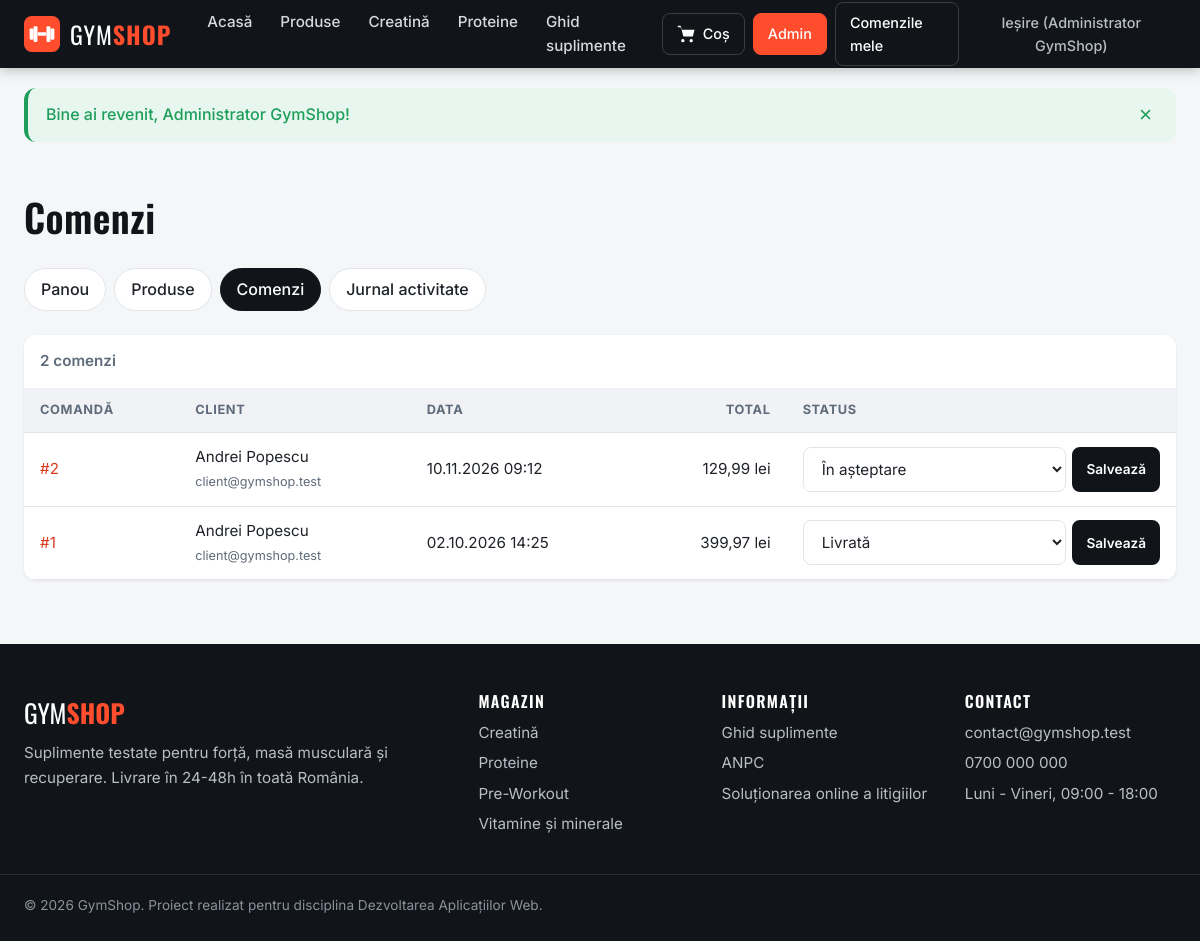
Page /admin/orders (signed in) on the committed database.
### tables this page shows
CREATE TABLE orders (
    id               INT UNSIGNED AUTO_INCREMENT PRIMARY KEY,
    user_id          INT UNSIGNED NOT NULL,
    status           ENUM ('pending', 'processing', 'shipped', 'delivered', 'cancelled') NOT NULL DEFAULT 'pending',
    shipping_address VARCHAR(255) NOT NULL,
    phone            VARCHAR(20)  NOT NULL,
    created_at       DATETIME     NOT NULL DEFAULT CURRENT_TIMESTAMP,
    CONSTRAINT fk_orders_user FOREIGN KEY (user_id) REFERENCES users (id)
);

CREATE TABLE users (
    id            INT UNSIGNED AUTO_INCREMENT PRIMARY KEY,
    role_id       TINYINT UNSIGNED NOT NULL,
    full_name     VARCHAR(100)     NOT NULL,
    email         VARCHAR(150)     NOT NULL,
    password_hash VARCHAR(255)     NOT NULL,
    created_at    DATETIME         NOT NULL DEFAULT CURRENT_TIMESTAMP,
    CONSTRAINT uq_users_email UNIQUE (email),
    CONSTRAINT fk_users_role FOREIGN KEY (role_id) REFERENCES roles (id)
);

### app/Core/View.php (called while the page is built, shortened)
<?php
final class View
{
    public static function render(string $view, array $data = [], ?string $layout = 'layouts/main'): string
    {
        $content = self::renderFile($view, $data);
        return self::renderFile($layout, array_merge(self::getSharedData(), $data, ['content' => $content]));
    }
    private static function getSharedData(): array
    {
        $session = new Session();
        return [
            'appName' => Config::get('app.name', 'GymShop'),
            'currentUser' => (new Auth($session))->user(),
            'cartCount' => Cart::fromSession()->getTotalQuantity(),
            'flashMessages' => $session->pullFlashMessages(),
        ];
    }
    public static function renderFile(string $view, array $data = []): string
    {
        $file = BASE_PATH . '/app/Views/' . $view . '.php';
        extract($data, EXTR_SKIP);
        require $file;
        return (string) ob_get_clean();
    }
}

### app/Controllers/Admin/AdminController.php (called while the page is built, shortened)
<?php
abstract class AdminController extends Controller
{
    protected function renderAdmin(string $view, string $activeSection, array $data = [], int $statusCode = 200): void
    {
        $this->render($view, array_merge($data, ['activeSection' => $activeSection]), $statusCode);
    }
}

### app/Controllers/Admin/AdminOrderController.php (called while the page is built, shortened)
<?php
final class AdminOrderController extends AdminController
{
    private OrderRepository $orderRepository;
    public function __construct(Request $request)
    {
        $this->orderRepository = new OrderRepository(Database::getConnection());
    }
    public function index(): void
    {
        $this->renderAdmin('admin/orders/index', 'orders', [
            'pageTitle' => 'Administrare comenzi',
            'orders' => $this->orderRepository->findAll(),
        ]);
    }
}

### app/Core/Router.php (called while the page is built, shortened)
<?php
final class Router
{
    private array $routes = [];
    public function addRoute(string $method, string $path, array $handler): void
    {
        $pattern = preg_replace('#\{([a-zA-Z]+)\}#', '(?P<$1>[^/]+)', $path);
        $this->routes[] = [
            'method' => strtoupper($method),
            'path' => $path,
            'pattern' => '#^' . $pattern . '$#',
            'handler' => $handler,
        ];
    }
    public function match(string $method, string $path): array
    {
        foreach ($this->routes as $route) {
            if ($route['method'] !== strtoupper($method)) {
                continue;
            }
            if (preg_match($route['pattern'], $path, $matches) === 1) {
                $params = array_filter($matches, 'is_string', ARRAY_FILTER_USE_KEY);
                return ['handler' => $route['handler'], 'params' => array_map('urldecode', $params)];
            }
        }
        throw new NotFoundException();
    }
    public function dispatch(Request $request): void
    {
        $route = $this->match($request->getMethod(), $request->getPath());
        [$controllerClass, $action] = $route['handler'];
        $controller = new $controllerClass($request);
        $controller->$action(...array_values($route['params']));
    }
}

### public/index.php (called while the page is built, shortened)
<?php
$router = new Router();
$request = Request::fromGlobals((string) Config::get('app.baseUrl', ''));
try {
    $router->dispatch($request);
} catch (Throwable $exception) {
    ErrorHandler::handle($exception, $request);
}

### app/Models/Order.php (called while the page is built, shortened)
<?php
class Order extends Model
{
    public function __construct(
        ?int $id,
        private int $userId,
        private string $status,
        private string $shippingAddress,
        private string $phone,
        private ?string $createdAt = null,
        private float $total = 0.0,
        private ?string $customerName = null,
        private ?string $customerEmail = null
    ) {
        $this->id = $id;
    }
    public function getStatus(): string
    {
        return $this->status;
    }
    public function getCreatedAt(): ?string
    {
        return $this->createdAt;
    }
    public function getCustomerName(): ?string
    {
        return $this->customerName;
    }
    public function getCustomerEmail(): ?string
    {
        return $this->customerEmail;
    }
    public function getTotal(): float
    {
        return round($this->total, 2);
    }
}

### app/Repositories/OrderRepository.php (called while the page is built, shortened)
<?php
class OrderRepository extends BaseRepository
{
    public function findAll(): array
    {
        $statement = $this->pdo->query(self::SELECT_WITH_TOTAL . self::GROUP_BY . ' ORDER BY o.created_at DESC, o.id DESC');
        return $this->mapRows($statement->fetchAll());
    }
}

### app/Models/Model.php (called while the page is built, shortened)
<?php
abstract class Model
{
    protected ?int $id = null;
    public function getId(): ?int
    {
        return $this->id;
    }
}

### app/Core/Config.php (called while the page is built, shortened)
<?php
final class Config
{
    private static array $items = [];
    public static function load(array $items): void
    {
        self::$items = $items;
    }
    public static function get(string $key, mixed $default = null): mixed
    {
        $value = self::$items;
        foreach (explode('.', $key) as $segment) {
            $value = $value[$segment];
        }
        return $value;
    }
    public static function set(string $key, mixed $value): void
    {
        $current = &self::$items;
    }
}

### app/helpers.php (called while the page is built, shortened)
<?php
if (!function_exists('e')) {
    function e(string|int|float|null $value): string
    {
        return htmlspecialchars((string) $value, ENT_QUOTES | ENT_SUBSTITUTE, 'UTF-8');
    }
}
if (!function_exists('url')) {
    function url(string $path = '/'): string
    {
        $baseUrl = rtrim((string) Config::get('app.baseUrl', ''), '/');
        return $baseUrl . '/' . ltrim($path, '/');
    }
}
if (!function_exists('formatPrice')) {
    function formatPrice(float $amount): string
    {
        return number_format($amount, 2, ',', '.') . ' lei';
    }
}

### app/Views/admin/orders/index.php (the view, shortened to what this page needs)
<div class="container">
    <header class="page-header">
        <h1>Comenzi</h1>
    </header>
    <?= App\Core\View::renderFile('admin/partials/nav', ['activeSection' => $activeSection]) ?>
    <div class="table-wrapper">
        <table class="table table--responsive">
            <caption><?= count($orders) ?> comenzi</caption>
            <thead>
            <tr>
                <th scope="col">Comandă</th>
                <th scope="col">Client</th>
                <th scope="col">Data</th>
                <th scope="col" class="numeric">Total</th>
                <th scope="col">Status</th>
            </tr>
            </thead>
            <tbody>
            <?php foreach ($orders as $order): ?>
                <tr>
                    <td data-label="Comandă"><a href="<?= url('/orders/' . $order->getId()) ?>">#<?= e($order->getId()) ?></a></td>
                    <td data-label="Client">
                        <?= e($order->getCustomerName()) ?><br>
                        <small class="text-muted"><?= e($order->getCustomerEmail()) ?></small>
                    </td>
                    <td data-label="Data"><?= e(date('d.m.Y H:i', strtotime((string) $order->getCreatedAt()))) ?></td>
                    <td data-label="Total" class="numeric"><?= e(formatPrice($order->getTotal())) ?></td>
                    <td data-label="Status">
                        <form class="quantity-form" method="post" action="<?= url('/admin/orders/' . $order->getId() . '/status') ?>">
                            <select id="status-<?= e($order->getId()) ?>" name="status">
                                <?php foreach (App\Models\Order::STATUS_LABELS as $status => $label): ?>
                                    <option value="<?= e($status) ?>" <?= $order->getStatus() === $status ? 'selected' : '' ?>><?= e($label) ?></option>
                                <?php endforeach; ?>
                            </select>
                            <button class="button button--small button--dark" type="submit">Salvează</button>
                        </form>
                    </td>
                </tr>
            <?php endforeach; ?>
            </tbody>
        </table>
    </div>
</div>

### public/assets/css/main.css (style rules this page uses)
:root { --color-ink: #111418; --color-ink-soft: #1c2027; --color-background: #f5f6f8; --color-surface: #ffffff; --color-text: #1f2329; --color-muted: #5f6b7a; --color-border: #e1e5ea; --color-accent: #ff4d2e; --color-accent-dark: #d93a1d; --color-accent-soft: #fff0ec; --color-success: #1e9e5a; --color-success-soft: #e7f6ee; --color-warning: #b7791f; --color-warning-soft: #fdf4e3; --color-danger: #d93636; --color-danger-soft: #fdecec; --color-info-soft: #e8f1fd; --font-body: "Inter", system-ui, -apple-system, "Segoe UI", Roboto, sans-serif; --font-heading: "Oswald", "Arial Narrow", Arial, sans-serif; --radius-small: 8px; --radius: 12px; --radius-large: 20px; --shadow-small: 0 1px 3px rgba(17, 20, 24, 0.08); --shadow: 0 8px 24px rgba(17, 20, 24, 0.08); --shadow-large: 0 18px 40px rgba(17, 20, 24, 0.16); --container-width: 1200px; --header-height: 68px; --transition: 0.2s ease; }
*, *::before, *::after { box-sizing: border-box; }
html { scroll-behavior: smooth; }
body { margin: 0; min-height: 100vh; display: flex; flex-direction: column; font-family: var(--font-body); font-size: 16px; line-height: 1.6; color: var(--color-text); background-color: var(--color-background); }
h1, h2, h3, h4 { font-family: var(--font-heading); font-weight: 600; line-height: 1.2; letter-spacing: 0.01em; margin: 0 0 0.6em; color: var(--color-ink); }
h1 { font-size: 2.4rem; }
a { color: var(--color-accent-dark); text-decoration: none; transition: color var(--transition); }
.container { width: 100%; max-width: var(--container-width); margin: 0 auto; padding: 0 24px; }
.text-muted { color: var(--color-muted); }
.button { display: inline-flex; align-items: center; justify-content: center; gap: 8px; padding: 12px 22px; border: 2px solid var(--color-accent); border-radius: var(--radius-small); background-color: var(--color-accent); color: #fff; font-family: var(--font-body); font-size: 1rem; font-weight: 600; line-height: 1.2; text-align: center; cursor: pointer; transition: background-color var(--transition), transform var(--transition), box-shadow var(--transition); }
.button--dark { background-color: var(--color-ink); border-color: var(--color-ink); }
.button--small { padding: 6px 12px; font-size: 0.85rem; }
input[type="text"], input[type="email"], input[type="password"], input[type="number"], input[type="search"], input[type="tel"], input[type="file"], select, textarea { width: 100%; padding: 11px 14px; border: 1px solid var(--color-border); border-radius: var(--radius-small); background-color: #fff; font: inherit; color: var(--color-text); transition: border-color var(--transition), box-shadow var(--transition); }

### public/assets/css/components.css (style rules this page uses)
.page-header { padding: 40px 0 24px; }
.page-header h1 { margin-bottom: 4px; }
.table-wrapper { width: 100%; overflow-x: auto; border-radius: var(--radius); background-color: var(--color-surface); box-shadow: var(--shadow-small); }
.table { width: 100%; border-collapse: collapse; font-size: 0.95rem; }
.table caption { padding: 14px 16px; text-align: left; font-weight: 600; color: var(--color-muted); }
.table th, .table td { padding: 12px 16px; text-align: left; border-bottom: 1px solid var(--color-border); vertical-align: middle; }
.table th { background-color: #f0f2f5; font-size: 0.8rem; font-weight: 700; letter-spacing: 0.05em; text-transform: uppercase; color: var(--color-muted); }
.table .numeric { text-align: right; white-space: nowrap; }
.quantity-form { display: flex; gap: 6px; }

### rows in the picture
orders: id "2", user.full_name "Andrei Popescu", user.email "client@gymshop.test", created_at "10.11.2026 09:12", Total "129,99 lei", status "În așteptare"
orders: id "1", user.full_name "Andrei Popescu", user.email "client@gymshop.test", created_at "02.10.2026 14:25", Total "399,97 lei", status "Livrată"

### other values in the picture
$currentUser['name'] "Administrator GymShop"
$flash['message'] "Bine ai revenit, Administrator GymShop!"
$section['label'] "Panou"
$section['label'] "Produse"
$section['label'] "Comenzi"
$section['label'] "Jurnal activitate"
count($orders) "2"
